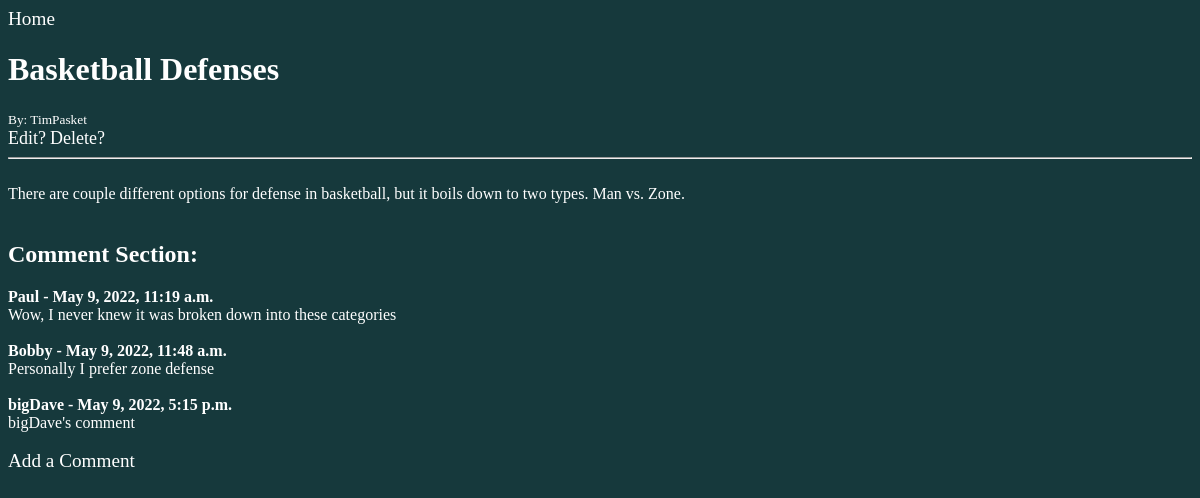
Screenshot of /post/3 (signed in) with the database file from the repository.
### users/models.py (models this page shows, shortened)
class Post(models.Model):
  title = models.CharField(max_length=255)
  author = models.ForeignKey(User, on_delete=models.CASCADE)
  body = models.TextField()

class Comment(models.Model):
    post = models.ForeignKey(Post, related_name='comments', on_delete=models.CASCADE)
    name = models.CharField(max_length=100)
    body = models.TextField()
    dateAdded = models.DateTimeField(auto_now_add=True)

### users/views.py (the view)
# urls.py: path('post/<int:pk>', postDetailsPage.as_view(), name='postDetails'),
class postDetailsPage(DetailView):
  model = Post
  template_name = 'postDetails.html'

### users/templates/users/postDetails.html (shortened to what this page needs)
{% load static %}
<!DOCTYPE html>
<html lang="en">
  <head>
    <link rel="stylesheet" href="{% static '/css/styles.css' %}" />
  </head>
  <body>
    <a class="homeBtn" href="{% url 'home' %}">Home</a>
    <h1>{{post.title}}</h1>
    <small>By: {{post.author.username}} </small>
    <br />
    {% if user.is_authenticated %} {%if request.user.id == post.author.id %}
    <div class='editOr'>
    <a href="{% url 'editPost' post.pk %}">Edit?</a>
    <a href="{% url 'deletePost' post.pk %}">Delete?</a>
    {% endif %} {% endif %}
    </div>
    <hr />
    <br />
    {{post.body}}
    <br />
    <br />
    <h2>Comment Section:</h2>
    {% if not post.comments.all %}
      No comments yet...<a href"{% url 'addComment' post.pk %}">Add one</a>
    {%else%}
      {% for comment in post.comments.all %}
        <strong>
        {{comment.name}} - {{comment.dateAdded}}
        </strong>
        <br>
        {{comment.body}}
        <br><br>
        {% endfor %}
    {% endif %}
    <a class="addComment" href="{% url 'addComment' post.pk %}">Add a Comment</a>
  </body>
</html>

### static/CSS/styles.css (style rules this page uses)
body { background-color: #16393c; color: white; }
.homeBtn, .addPostLink, .addComment { text-decoration: none; color: white; font-size: larger; }
.editOr a { text-decoration: none; font-size: large; color: white; }

### rows the page displays
Post: title "Basketball Defenses", author.username "TimPasket", body "There are couple different options for defense in basketball, but it boils down to two types. Man vs. Zone."
Comment: name "Paul", dateAdded "May 9, 2022, 11:19 a.m.", body "Wow, I never knew it was broken down into these categories"
Comment: name "Bobby", dateAdded "May 9, 2022, 11:48 a.m.", body "Personally I prefer zone defense"
Comment: name "bigDave", dateAdded "May 9, 2022, 5:15 p.m.", body "bigDave's comment"
